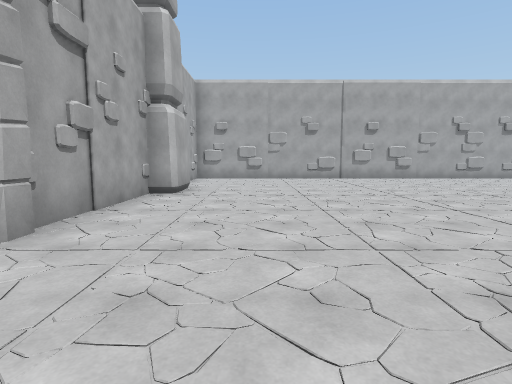
[1] (above)

24 first-person views from a walk through a Unity game level. The camera is 1.5 m above the floor, tilts 6° down and sees 80° across. The floor is counted in squares, 2 m on a side. Each view is taken from the middle of a square. On the plan, view 1 faces up. The plan holds only what a view shows up to about 10 squares ahead; the rest is blank. The place goes on beyond the plan. The player is left out. Door leaves are left out, so doorways stand open.

[2]
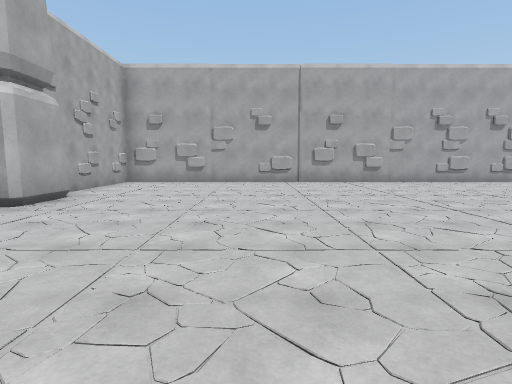

[3]
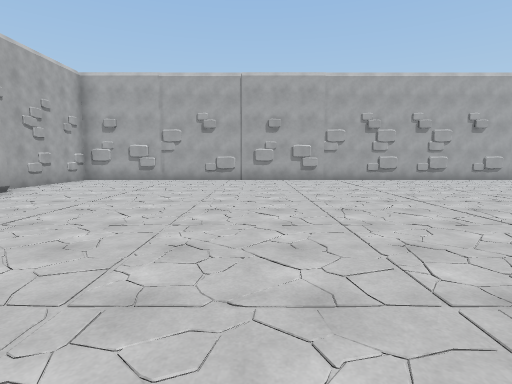

[4]
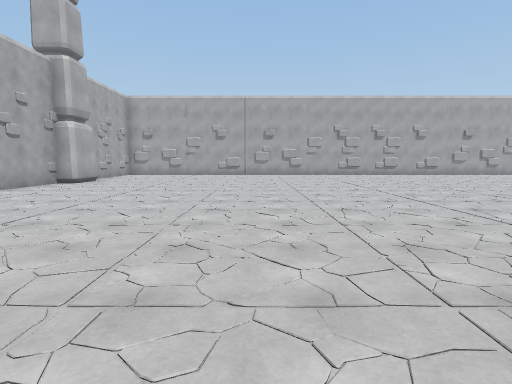

[5]
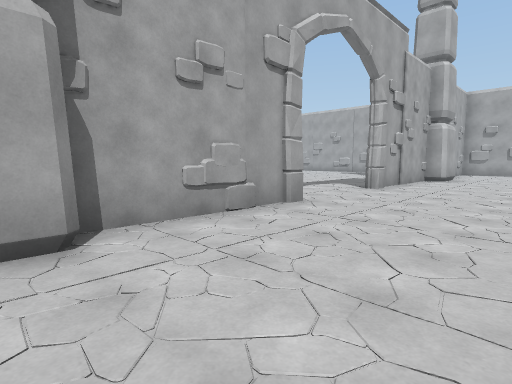

[6]
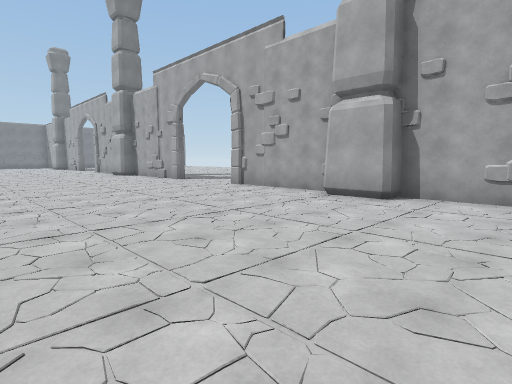

[7]
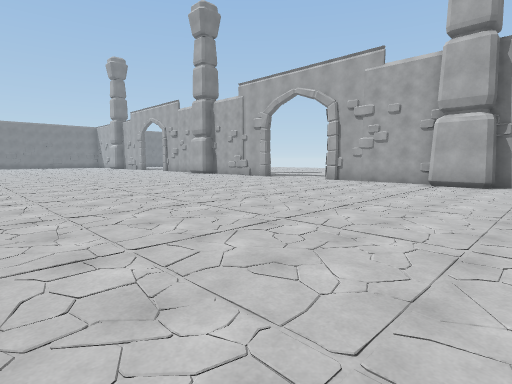

[8]
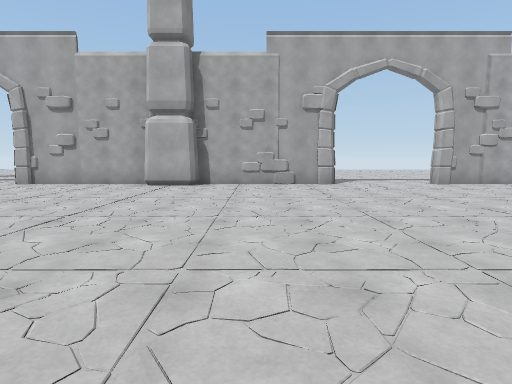

[9]
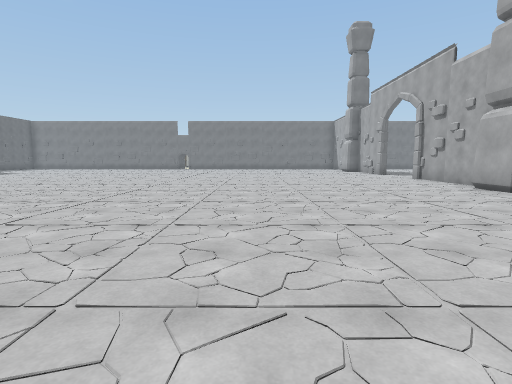

[10]
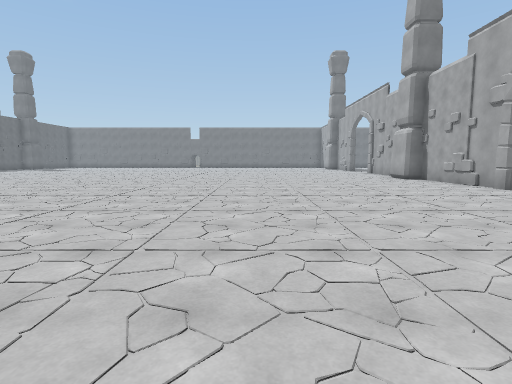

[11]
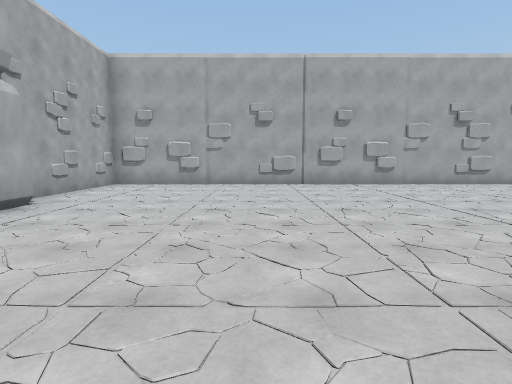

[12]
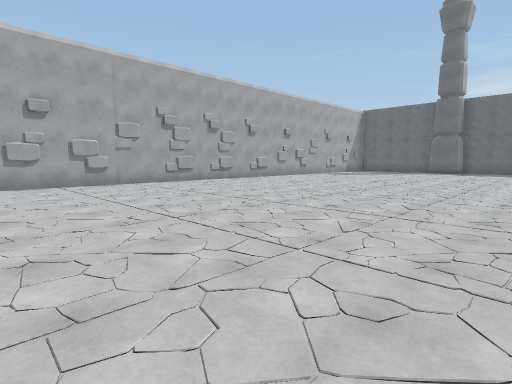

[13]
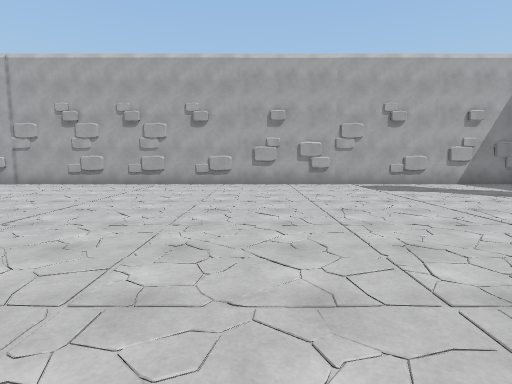

[14]
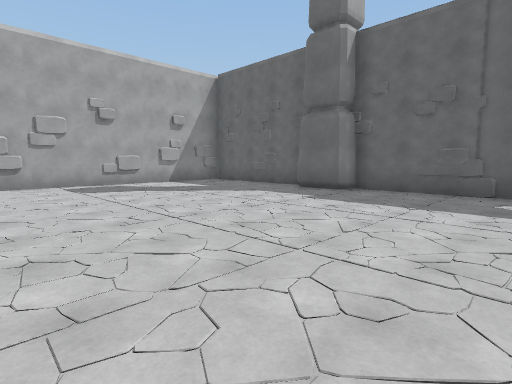

[15]
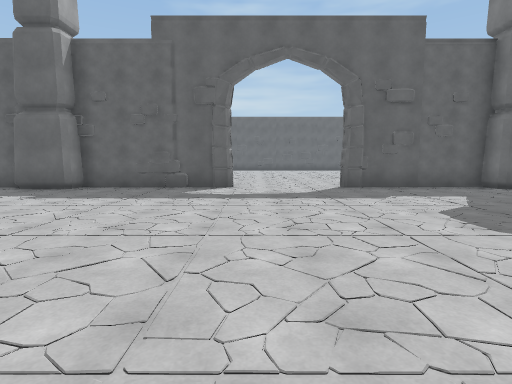

[16]
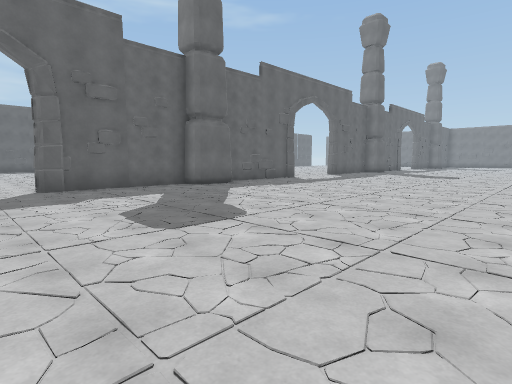

[17]
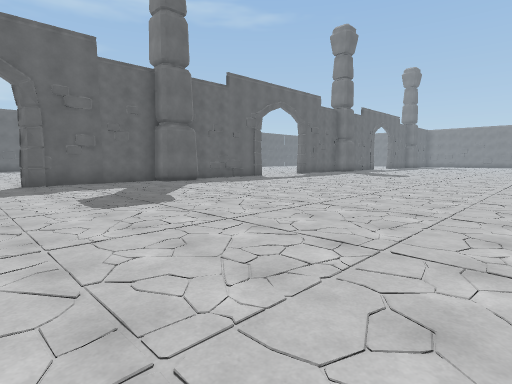

[18]
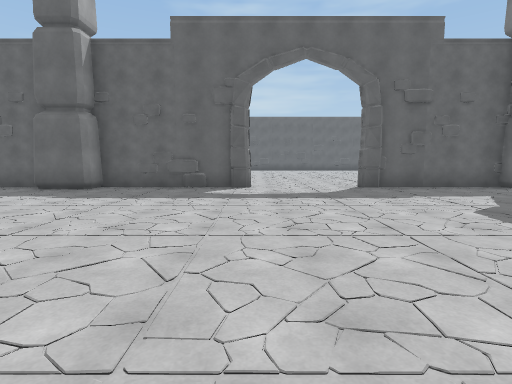

[19]
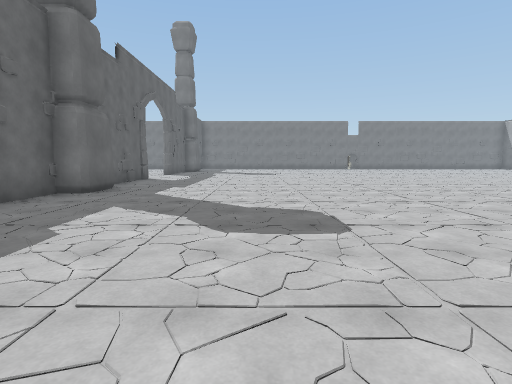

[20]
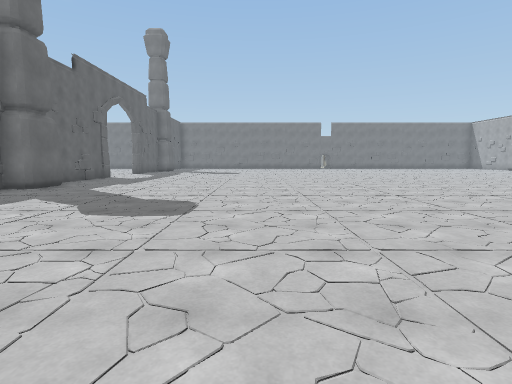

[21]
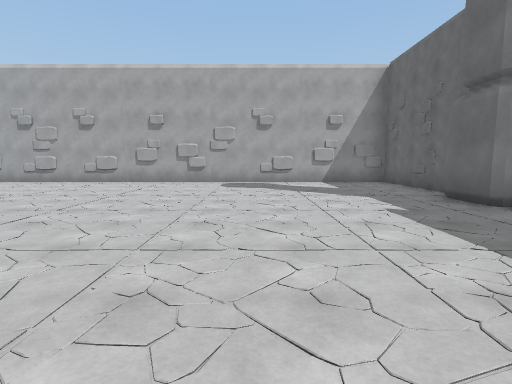

[22]
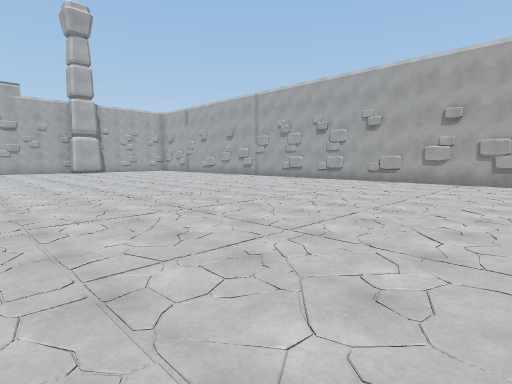

[23]
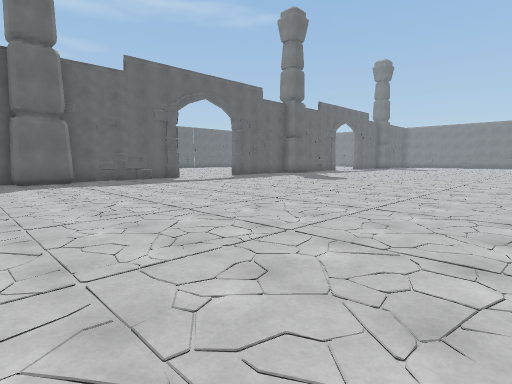

[24]
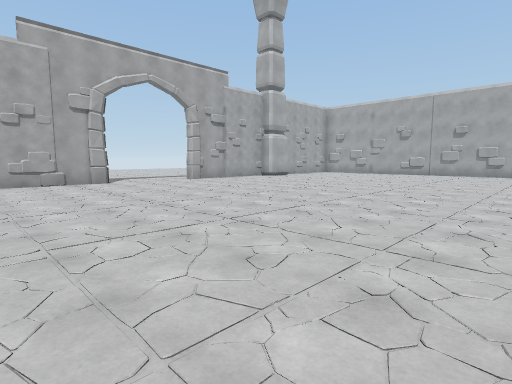

### Floor plan
Points are (right, up) in squares from view 1. A wall is a line through its corners. A room is listed if a view was taken in it or the views show most of it. See-through windows are left out.
Room 1 (views 1, 2, 3, 4, 5, 6, 7, 8, 9, 10, 11, 12, 13, 14, 15, 16, 17, 18, 19, 20, 21, 22, 23, 24)
walls: (21.8, -5.7) (21.8, -4.3); (-2.2, -2.6) (-2.4, -3); (22.4, -4.3) (22.4, -0.5); (-2.3, -1.9) (-2.5, -2.9); (-2.4, -5.7) (-2.4, -9.5); (-2.4, -0.4) (-2.4, -4.3) (-1.8, -4.3) (-1.8, -5.6); (22.4, -9.8) (22.4, -5.7); (22.4, 2.7) (22.4, 6.8); (-2.4, -12.6) (-2.4, -16.8) (-1.8, -16.8) (-1.8, -18.1); (21.8, 6.8) (21.8, 8.1); (-1.8, 8.1) (-1.8, 6.8) (-2.4, 6.8) (-2.4, 2.8); (22.4, 8.5) (22.4, 12.1); (22.4, -16.8) (22.4, -13); (21.8, -18.1) (21.8, -16.8); (-2.4, -18.4) (-2.4, -20.6); (22.4, -20.1) (22.4, -19.5); (22, 12.5) (-2.4, 12.5) (-2.4, 8.8)
ways out: opening at (-3, -11); opening at (-3, 1)

Positions as (right, up) in squares from view 1, and headings:
1: (0, 0), facing up
2: (2, 2), facing up
3: (4, 1), facing up
4: (4, -3), facing up
5: (1, -5), facing up-left
6: (4, -2), facing down-left
7: (8, -3), facing down-left
8: (7, -15), facing left
9: (4, -10), facing down
10: (4, -5), facing down
11: (2, 3), facing up
12: (3, 3), facing up-right
13: (14, 3), facing up
14: (15, 3), facing up-right
15: (14, 2), facing right
16: (14, 1), facing down-right
17: (12, 1), facing down-right
18: (14, -10), facing right
19: (18, -10), facing down
20: (16, -9), facing down
21: (18, 2), facing up
22: (17, 2), facing up-left
23: (11, -3), facing down-right
24: (8, -4), facing up-left
